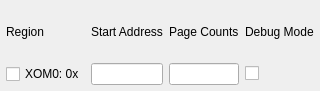
<?xml version="1.0" ?>
<ui version="4.0">
  <class>Dialog</class>
  <widget class="QDialog" name="Dialog">
    <property name="geometry">
      <rect>
        <x>0</x>
        <y>0</y>
        <width>289</width>
        <height>91</height>
      </rect>
    </property>
    <layout class="QGridLayout" name="outer_layout">
      <property name="leftMargin">
        <number>6</number>
      </property>
      <property name="topMargin">
        <number>6</number>
      </property>
      <property name="rightMargin">
        <number>6</number>
      </property>
      <property name="bottomMargin">
        <number>6</number>
      </property>
      <property name="spacing">
        <number>6</number>
      </property>
      <item row="0" column="0">
        <widget class="QLabel" name="IDC_STATIC_XOM_REGION">
          <property name="text">
            <string>Region</string>
          </property>
        </widget>
      </item>
      <item row="0" column="1">
        <widget class="QLabel" name="IDC_STATIC_XOM_START_ADDRESS">
          <property name="text">
            <string>Start Address</string>
          </property>
        </widget>
      </item>
      <item row="0" column="2">
        <widget class="QLabel" name="IDC_STATIC_XOM_PAGE_COUNT">
          <property name="text">
            <string>Page Counts</string>
          </property>
        </widget>
      </item>
      <item row="0" column="3">
        <widget class="QLabel" name="IDC_STATIC_XOM_DEBUG_MODE">
          <property name="text">
            <string>Debug Mode</string>
          </property>
        </widget>
      </item>
      <item row="1" column="1">
        <widget class="QLineEdit" name="IDC_EDIT_XOM0_START_ADDRESS"/>
      </item>
      <item row="1" column="2">
        <widget class="QLineEdit" name="IDC_EDIT_XOM0_PAGE_COUNT"/>
      </item>
      <item row="1" column="0">
        <widget class="QCheckBox" name="IDC_CHECK_XOM0">
          <property name="text">
            <string>XOM0: 0x</string>
          </property>
        </widget>
      </item>
      <item row="1" column="3">
        <widget class="QCheckBox" name="IDC_CHECK_XOM0_DEBUG_MODE"/>
      </item>
    </layout>
  </widget>
  <resources/>
  <connections/>
</ui>
